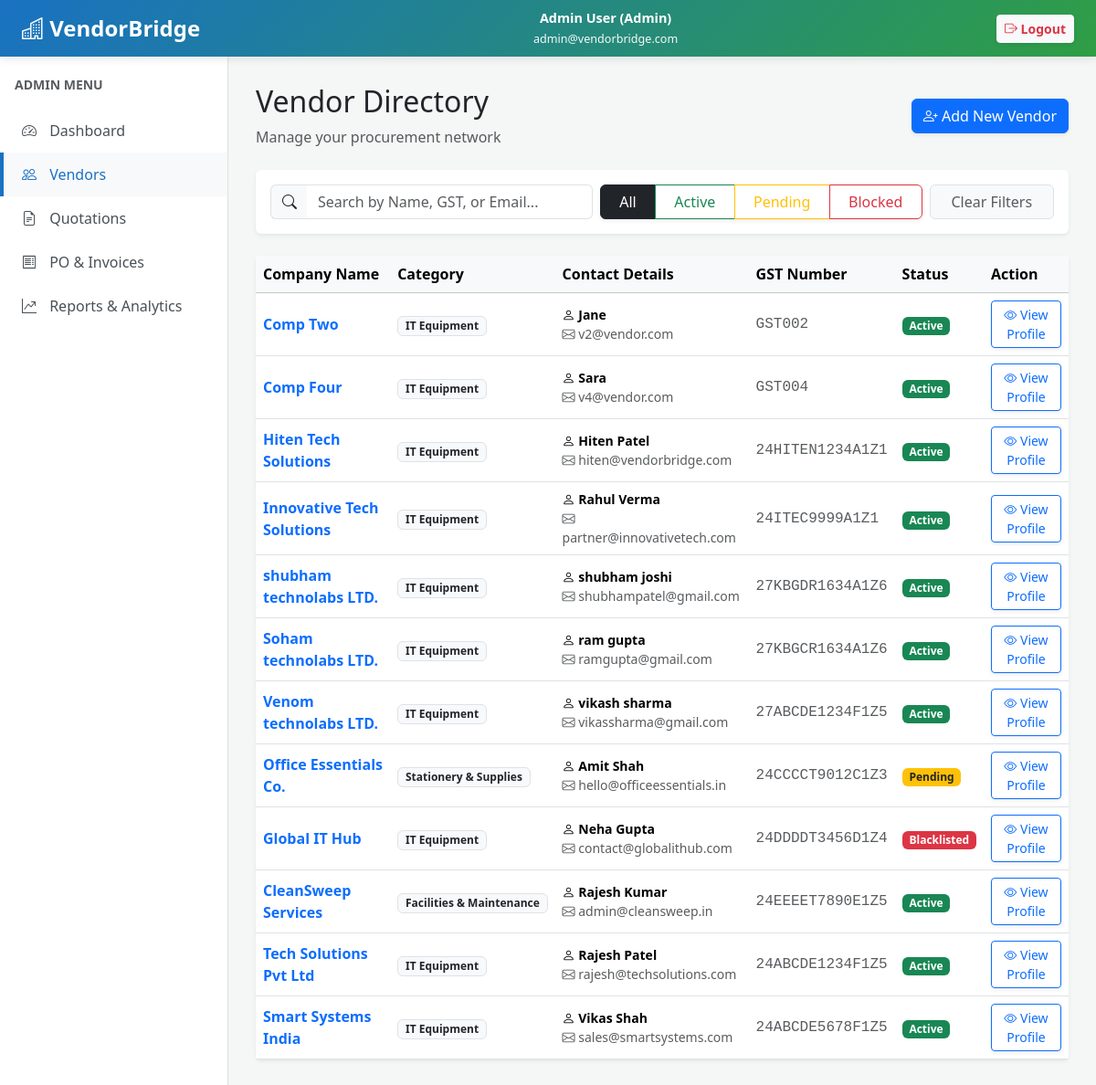
Screenshot of /admin/vendors.php (signed in) with the database file from the repository.
### tables this page shows
CREATE TABLE `vendors` (
  `vendor_id` int(11) NOT NULL,
  `category_id` int(11) NOT NULL,
  `company_name` varchar(200) NOT NULL,
  `gst_number` varchar(20) DEFAULT NULL,
  `contact_person` varchar(150) NOT NULL,
  `email` varchar(150) NOT NULL,
  `phone` varchar(20) NOT NULL,
  `address` text DEFAULT NULL,
  `city` varchar(100) DEFAULT NULL,
  `state` varchar(100) DEFAULT NULL,
  `country` varchar(100) DEFAULT 'India',
  `vendor_status` enum('Pending','Active','Inactive','Blacklisted') DEFAULT 'Pending',
  `registration_date` date DEFAULT NULL,
  `created_at` timestamp NOT NULL DEFAULT current_timestamp()
);

CREATE TABLE `vendor_categories` (
  `category_id` int(11) NOT NULL,
  `category_name` varchar(100) NOT NULL,
  `description` text DEFAULT NULL,
  `created_at` timestamp NOT NULL DEFAULT current_timestamp()
);

### admin/vendors.php (the view, shortened to what this page needs)
<?php
include 'header.php';
$search = isset($_GET['search']) ? mysqli_real_escape_string($conn, $_GET['search']) : '';
$status = isset($_GET['status']) ? mysqli_real_escape_string($conn, $_GET['status']) : 'All';
$whereClause = "WHERE 1=1";
$query = "SELECT v.*, c.category_name
          FROM vendors v
          LEFT JOIN vendor_categories c ON v.category_id = c.category_id
          $whereClause
          ORDER BY v.created_at DESC";
$vendors = mysqli_query($conn, $query);
?>
<div class="d-flex justify-content-between align-items-center mb-4">
    <div>
        <h2>Vendor Directory</h2>
        <span class="text-muted">Manage your procurement network</span>
    </div>
    <a href="add_vendor.php" class="btn btn-primary shadow-sm"><i class="bi bi-person-plus"></i> Add New Vendor</a>
</div>
<div class="card shadow-sm border-0 mb-4 p-3 bg-white">
    <form method="GET" class="row g-2 align-items-center">
        <div class="col-md-5">
            <div class="input-group">
                <span class="input-group-text bg-light border-end-0"><i class="bi bi-search"></i></span>
                <input type="text" name="search" class="form-control border-start-0" placeholder="Search by Name, GST, or Email..." value="<?php echo htmlspecialchars($search); ?>">
            </div>
        </div>
        <div class="col-md-5">
            <div class="btn-group w-100 shadow-sm" role="group">
                <button type="submit" name="status" value="All" class="btn <?php echo $status=='All'?'btn-dark':'btn-outline-dark'; ?>">All</button>
                <button type="submit" name="status" value="Active" class="btn <?php echo $status=='Active'?'btn-success':'btn-outline-success'; ?>">Active</button>
                <button type="submit" name="status" value="Pending" class="btn <?php echo $status=='Pending'?'btn-warning':'btn-outline-warning'; ?>">Pending</button>
                <button type="submit" name="status" value="Blacklisted" class="btn <?php echo $status=='Blacklisted'?'btn-danger':'btn-outline-danger'; ?>">Blocked</button>
            </div>
        </div>
        <div class="col-md-2">
            <a href="vendors.php" class="btn btn-light w-100 border text-muted">Clear Filters</a>
        </div>
    </form>
</div>
<div class="card shadow-sm border-0">
    <div class="table-responsive">
        <table class="table table-hover align-middle mb-0">
            <thead class="table-light">
                <tr>
                    <th>Company Name</th>
                    <th>Category</th>
                    <th>Contact Details</th>
                    <th>GST Number</th>
                    <th>Status</th>
                    <th>Action</th>
                </tr>
            </thead>
            <tbody>
                <?php if (mysqli_num_rows($vendors) > 0) {
                    while ($row = mysqli_fetch_assoc($vendors)) {
                        $badge = 'bg-secondary';
                        if($row['vendor_status'] == 'Active') $badge = 'bg-success';
                        if($row['vendor_status'] == 'Pending') $badge = 'bg-warning text-dark';
                        if($row['vendor_status'] == 'Blacklisted') $badge = 'bg-danger';
                ?>
                <tr>
                    <td class="fw-bold text-primary"><?php echo htmlspecialchars($row['company_name']); ?></td>
                    <td><span class="badge bg-light text-dark border"><?php echo htmlspecialchars($row['category_name'] ?? 'Uncategorized'); ?></span></td>
                    <td>
                        <div class="small fw-bold"><i class="bi bi-person"></i> <?php echo htmlspecialchars($row['contact_person']); ?></div>
                        <div class="small text-muted"><i class="bi bi-envelope"></i> <?php echo htmlspecialchars($row['email']); ?></div>
                    </td>
                    <td class="font-monospace text-muted"><?php echo htmlspecialchars($row['gst_number']); ?></td>
                    <td><span class="badge <?php echo $badge; ?>"><?php echo htmlspecialchars($row['vendor_status']); ?></span></td>
                    <td>
                        <a href="vendor_details.php?id=<?php echo $row['vendor_id']; ?>" class="btn btn-sm btn-outline-primary shadow-sm"> <i class="bi bi-eye"></i> View Profile </a>
                    </td>
                </tr>
                <?php } } else { ?>
                    <tr><td colspan="6" class="text-center py-4 text-muted">No vendors found matching your search.</td></tr>
                <?php } ?>
            </tbody>
        </table>
    </div>
</div>
<?php include 'footer.php'; ?>

### admin/header.php (style rules this page uses)
body { background-color: #f4f7f6; font-family: 'Segoe UI', Tahoma, Geneva, Verdana, sans-serif; }

### rows the page displays
vendors: company_name "Comp Two", category.category_name "IT Equipment", contact_person "Jane", email "v2@vendor.com", gst_number "GST002", vendor_status "Active"
vendors: company_name "Comp Four", category.category_name "IT Equipment", contact_person "Sara", email "v4@vendor.com", gst_number "GST004", vendor_status "Active"
vendors: company_name "Hiten Tech Solutions", category.category_name "IT Equipment", contact_person "Hiten Patel", email "hiten@vendorbridge.com", gst_number "24HITEN1234A1Z1", vendor_status "Active"
vendors: company_name "Innovative Tech Solutions", category.category_name "IT Equipment", contact_person "Rahul Verma", email "partner@innovativetech.com", gst_number "24ITEC9999A1Z1", vendor_status "Active"
vendors: company_name "shubham technolabs LTD.", category.category_name "IT Equipment", contact_person "shubham joshi", email "shubhampatel@gmail.com", gst_number "27KBGDR1634A1Z6", vendor_status "Active"
vendors: company_name "Soham technolabs LTD.", category.category_name "IT Equipment", contact_person "ram gupta", email "ramgupta@gmail.com", gst_number "27KBGCR1634A1Z6", vendor_status "Active"
vendors: company_name "Venom technolabs LTD.", category.category_name "IT Equipment", contact_person "vikash sharma", email "vikassharma@gmail.com", gst_number "27ABCDE1234F1Z5", vendor_status "Active"
vendors: company_name "Office Essentials Co.", category.category_name "Stationery & Supplies", contact_person "Amit Shah", email "hello@officeessentials.in", gst_number "24CCCCT9012C1Z3", vendor_status "Pending"
vendors: company_name "Global IT Hub", category.category_name "IT Equipment", contact_person "Neha Gupta", email "contact@globalithub.com", gst_number "24DDDDT3456D1Z4", vendor_status "Blacklisted"
vendors: company_name "CleanSweep Services", category.category_name "Facilities & Maintenance", contact_person "Rajesh Kumar", email "admin@cleansweep.in", gst_number "24EEEET7890E1Z5", vendor_status "Active"
vendors: company_name "Tech Solutions Pvt Ltd", category.category_name "IT Equipment", contact_person "Rajesh Patel", email "rajesh@techsolutions.com", gst_number "24ABCDE1234F1Z5", vendor_status "Active"
vendors: company_name "Smart Systems India", category.category_name "IT Equipment", contact_person "Vikas Shah", email "sales@smartsystems.com", gst_number "24ABCDE5678F1Z5", vendor_status "Active"

### other values shown
$user_name "Admin User"
$user_email "admin@vendorbridge.com"
